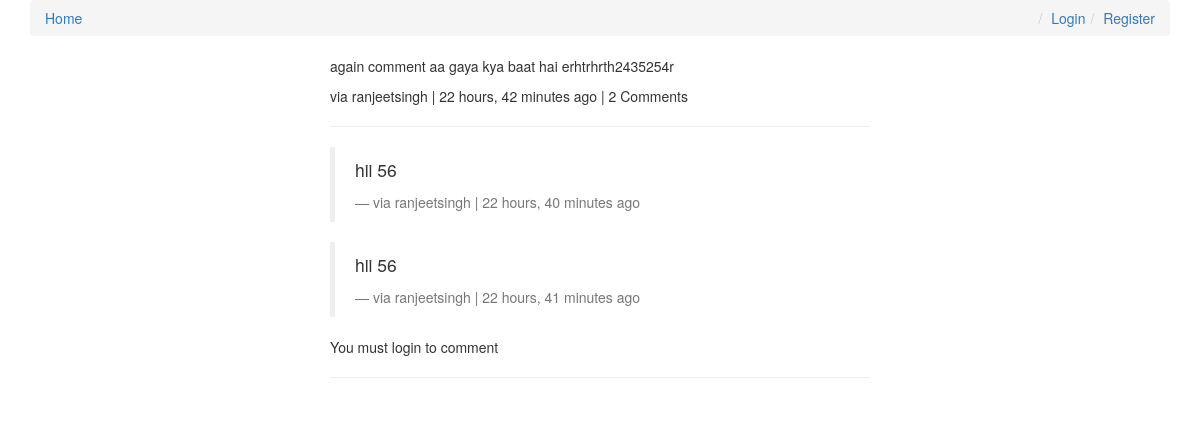
The app's page /comments/56/, older data.
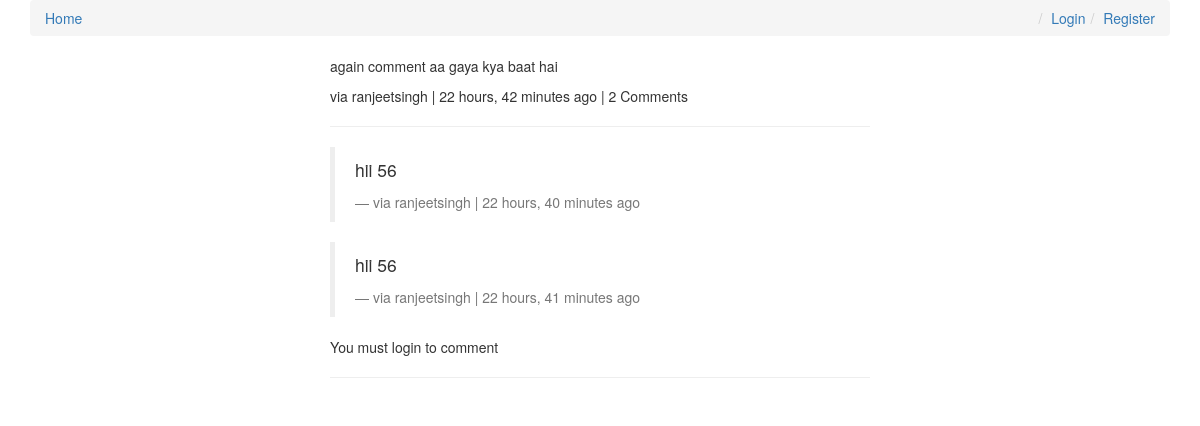
The same page, newer data.
### comments/models.py (models this page shows, shortened)
class Comment(models.Model):
    user        = models.ForeignKey(settings.AUTH_USER_MODEL, default=1)
    content_type = models.ForeignKey(ContentType, on_delete=models.CASCADE)
    object_id = models.PositiveIntegerField()
    content_object = GenericForeignKey('content_type', 'object_id')
    parent      = models.ForeignKey("self", null=True, blank=True)
    content     = models.TextField()
    timestamp   = models.DateTimeField(auto_now_add=True)
    objects = CommentManager()
    class Meta:
        ordering = ['-timestamp']
    def children(self): #replies
        return Comment.objects.filter(parent=self)
    @property
    def is_parent(self):
        if self.parent is not None:
            return False
        return True

### comments/views.py (the view, shortened to what this page needs)
# urls.py: url(r'^(?P<id>\d+)/$', comment_thread, name='thread'),
def comment_thread(request,id):
    try:
        obj = Comment.objects.get(id=id)
    except:
        raise Http404
    if not obj.is_parent:
        obj = obj.parent
    content_object = obj.content_object
    content_id = obj.object_id
    initial_data = {
        "content_type":obj.content_type,
        "object_id":obj.object_id
    }
    form = CommentForm(request.POST or None, initial=initial_data)
    context = {
        "comments":obj,
        "form":form,
    }
    return render(request, "comment_thread.html", context)

### posts/models.py (called while the page is built)
    def __str__(self):
        return self.title

### posts/templatetags/urlify.py (called while the page is built)
@register.filter
def urlify(value):
    return quote_plus(value)

### templates/comment_thread.html (shortened to what this page needs)
{% extends "base.html" %}
{% load urlify %}
{% load crispy_forms_tags %}
{% block content %}
<div class="col-sm-6 col-sm-offset-3">
    <p> {{comments.content}}</p>
    <footer>via {{ comments.user }} | {{ comments.timestamp|timesince }} ago |
        {% if comments.children.count > 0 %}{{ comments.children.count }}
        Comment{% if comments.children.count > 1 %}s{% endif %} {% endif %} {% if request.user == comments.user %} <a href="{{comments.get_delete_url}}">Delete</a>{% endif %} </footer>
    <hr>
    <div>
        {% for child_comment in comments.children %}
        <blockquote>
            <p class="mb-0"> {{child_comment.content}}</p>
            <footer>via {{child_comment.user }} | {{ child_comment.timestamp | timesince }} ago  {% if request.user == child_comment.user %} <a href="{{child_comment.get_delete_url}}">Delete</a> {% endif %}  </footer>
        </blockquote>
        {% endfor %}
        {% if request.user.is_authenticated %}
        <form action="" method="POST">{% csrf_token %}
            {{form | crispy }}
            <input type="hidden" name='parent_id' value="{{comments.id}}">
            <input type="submit" value="Reply" class="btn btn-default">
        </form>
        {% else %}
        <p>You must login to comment</p>
        {% endif %}
    </div>
    <hr />
</div>
{% endblock content %}

Row changes from the older to the newer data that the page shows:
changed Comment: content "again comment aa gaya kya baat hai erhtrhrth2435254r" → "again comment aa gaya kya baat hai"
